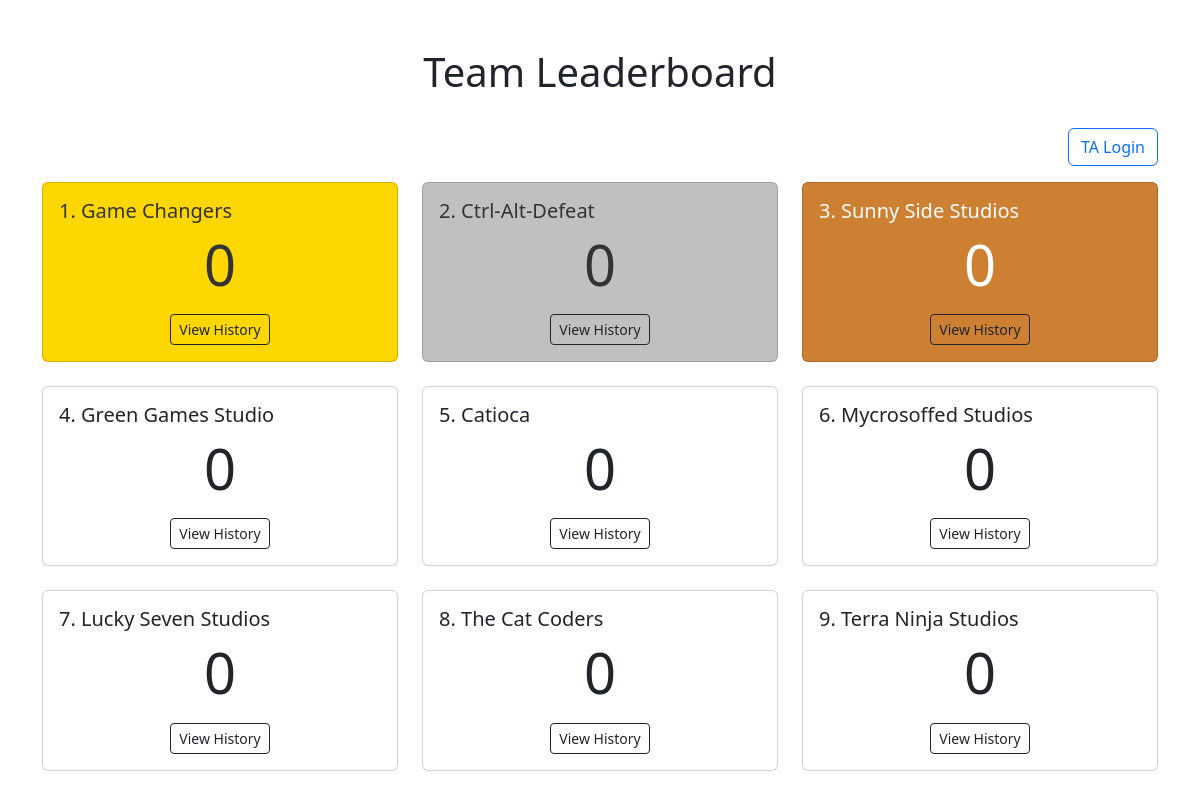
The page / on the database its author committed.
### tables this page shows
CREATE TABLE teams (
                     id INTEGER PRIMARY KEY AUTOINCREMENT,
                     name TEXT UNIQUE,
                     total_points INTEGER DEFAULT 0);

### app.py (the view)
@app.route('/')
def leaderboard():
    with sqlite3.connect('points.db') as conn:
        c = conn.cursor()
        c.execute("SELECT id, name, total_points FROM teams ORDER BY total_points DESC")
        teams = c.fetchall()
    return render_template('leaderboard.html', teams=teams)

### app.py (called while the page is built)
@app.context_processor
def utility_processor():
    return dict(enumerate=enumerate)

### templates/leaderboard.html (shortened to what this page needs)
<!DOCTYPE html>
<html lang="en">
<head>
    <link rel="stylesheet" href="https://cdn.jsdelivr.net/npm/bootstrap@5.3.0/dist/css/bootstrap.min.css">
</head>
<body>
    <div class="container mt-5">
        <div class="row mb-4">
            <div class="col">
                <h1 class="text-center">Team Leaderboard</h1>
            </div>
        </div>
        <div class="row mb-3">
            <div class="col text-end">
                {% if session.get('is_ta') %}
                    <a href="{{ url_for('add_points') }}" class="btn btn-primary">Add Points</a>
                    <a href="{{ url_for('logout') }}" class="btn btn-outline-secondary">Logout</a>
                {% else %}
                    <a href="{{ url_for('login') }}" class="btn btn-outline-primary">TA Login</a>
                {% endif %}
            </div>
        </div>
        <div class="row row-cols-1 row-cols-md-3 g-4">
            {% for i, team in enumerate(teams, start=1) %}
            <div class="col">
                <div class="card h-100 team-card {% if i == 1 %}rank-1{% elif i == 2 %}rank-2{% elif i == 3 %}rank-3{% endif %}">
                    <div class="card-body">
                        <h5 class="card-title">{{ i }}. {{ team[1].split('(')[1].rstrip(')') if '(' in team[1] else team[1] }}</h5>
                        <p class="card-text display-4 text-center">{{ team[2] }}</p>
                        <div class="text-center">
                            <a href="{{ url_for('team_history', team_id=team[0]) }}" class="btn btn-sm btn-outline-dark">View History</a>
                        </div>
                    </div>
                </div>
            </div>
            {% endfor %}
        </div>
    </div>
</body>
</html>

### templates/leaderboard.html (style rules this page uses)
.team-card { transition: transform 0.3s; }
.rank-1 { background-color: gold; color: #333; }
.rank-2 { background-color: silver; color: #333; }
.rank-3 { background-color: #cd7f32; color: white; }

### rows shown on the page
teams: id "1", name "Game Changers", total_points "0"
teams: id "2", name "Ctrl-Alt-Defeat", total_points "0"
teams: id "3", name "Sunny Side Studios", total_points "0"
teams: id "4", name "Green Games Studio", total_points "0"
teams: id "5", name "Catioca", total_points "0"
teams: id "6", name "Mycrosoffed Studios", total_points "0"
teams: id "7", name "Lucky Seven Studios", total_points "0"
teams: id "8", name "The Cat Coders", total_points "0"
teams: id "9", name "Terra Ninja Studios", total_points "0"
